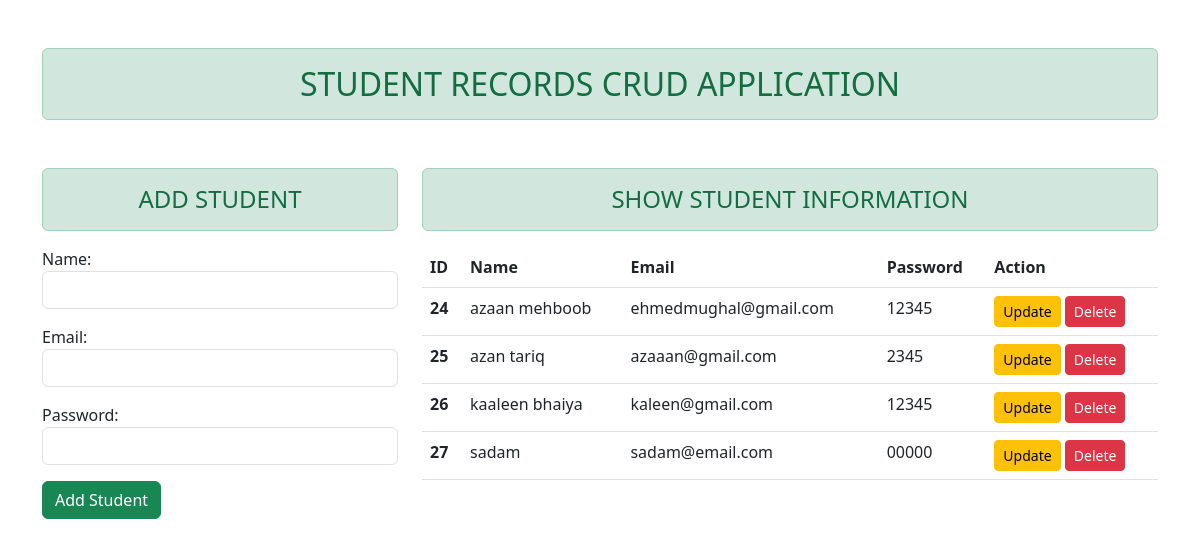
The page / on the database its author committed.
### app1/models.py (models this page shows)
class Student(models.Model):
    name = models.CharField(max_length=50)
    email = models.CharField(max_length=50)
    password = models.CharField(max_length=50)

### app1/views.py (the view)
# urls.py: path('', views.home, name='home'),
def home(request):
    fm = student_registration()
    data = Student.objects.all()
    return render(request, 'app1/home.html',{'data':data,'form':fm})

### app1/forms.py
class student_registration(forms.ModelForm):
    class Meta:
        model = Student
        fields = ['name','email','password']
        widgets = {
            'name':forms.TextInput(attrs={'class':'form-control'}),
            'email':forms.EmailInput(attrs={'class':'form-control'}),
            'password':forms.PasswordInput(render_value=True, attrs={'class':'form-control'}),
        }

### app1/templates/app1/home.html (shortened to what this page needs)
{% extends "app1/base.html" %}
{% block content %}
<div class="row">
    <div class="col-sm-4">
        <form action="/add_student/" method="post">
            <h4 class="text-center alert alert-success" >ADD STUDENT</h4>
            {{form.as_p}}
              <input type="submit" class="btn btn-success mb-5" value="Add Student">
        </form>
    </div>
    <div class="col-sm-8">
        <h4 class="text-center alert alert-success">SHOW STUDENT INFORMATION</h4>
        {% if data %}
        <table class="table table-hover">
            <thead>
              <tr>
                <th scope="col">ID</th>
                <th scope="col">Name</th>
                <th scope="col">Email</th>
                <th scope="col">Password</th>
                <th scope="col">Action</th>
              </tr>
            </thead>
            <tbody>
              {% for i in data %}
                <tr>
                  <th scope="row">{{i.id}}</th>
                  <td>{{i.name}}</td>
                  <td>{{i.email}}</td>
                  <td>{{i.password}}</td>
                  <td>
                    <a href="{% url 'edit' i.id %}" class="btn btn-warning btn-sm">Update</a>
                    <form action="{% url 'del' i.id %}" method="post" class="d-inline"> {% csrf_token %}
                      <input type="submit" class="btn btn-danger btn-sm" value="Delete">
                    </form>
                  </td>
                </tr>
              {% endfor %}
            </tbody>
          </table>
        {% else %}
            <h4 class="text-center alert alert-success">NO RECORDS</h4>
        {% endif %}
    </div>
</div>
{% endblock content %}

### app1/templates/app1/base.html (shortened to what this page needs)
<!DOCTYPE html>
{% load static %}
<html lang="en">
  <head>
    <link
      href="https://cdn.jsdelivr.net/npm/bootstrap@5.3.0-alpha1/dist/css/bootstrap.min.css"
      rel="stylesheet"
    />
    <link rel="stylesheet" href="{% static 'app1/css/bootstrap.css' %}" />
  </head>
  <body>
    <div class="container mt-5">
      <h2 class="text-center alert alert-success">
        STUDENT RECORDS CRUD APPLICATION
      </h2>
    </div>
    <div class="container mt-5">
      {% block content %}{% endblock content %}
    </div>
  </body>
</html>

### rows shown on the page
Student: id "24", name "azaan mehboob", email "ehmedmughal@gmail.com", password "12345"
Student: id "25", name "azan tariq", email "azaaan@gmail.com", password "2345"
Student: id "26", name "kaaleen bhaiya", email "kaleen@gmail.com", password "12345"
Student: id "27", name "sadam", email "sadam@email.com", password "00000"
